Frame 1 (no input): blank canvas, image omitted
Frame 60 (the mouse pressed at the canvas centre just before this capture): blank canvas, image omitted
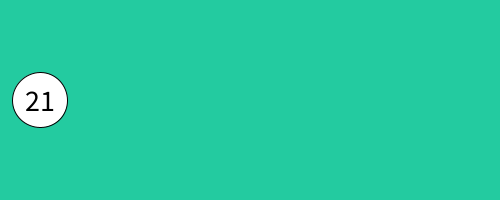
Frame 120 (the mouse held since frame 60 and released just before this capture)

The Processing sketch whose frames 1 and 60 were blank and that drew this single picture after the mouse press (run headless with seeded random() and noise(); from frame 60 on, the mouse is pressed at the canvas centre):

// Processing sketch: week14_6
// ── week14_6.pde
//week14-5 
int []a = new int[47];//Java陣列
//int []a={1,2,3,4,5,6,7,8,9....45,46};
void setup() {
  size(500, 200);//大一點
  textSize(30);
  for (int i=0; i<47; i++) a[i] = i;
  //讓 a[i]的陣列裡，要先放整齊對應的數字

  for (int i=0; i<1000; i++) {//洗牌1000次
    int i1 = (int)random(47);
    int i2 = (int)random(47);
    int temp=a[i1]; 
    a[i1]=a[i2]; 
    a[i2]=temp;
  }  //作弊，先洗好牌，先知道得獎號碼，等下在掉出來
}
int N=0;
void draw() {
  background(#23CBA0);
  textAlign(CENTER,CENTER);//文字對齊:中、中
  for (int i=0; i<N; i++) {
    fill(255); ellipse( i*80+40, 100, 55, 55);
    fill(0); text( a[i], i*80+40, 100);
  }
}  
void mousePressed() {
  N++; //利用 mousePressed互動，決定秀幾顆
}
